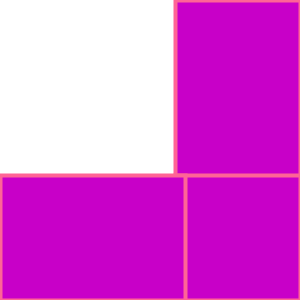
Frame 1 (no input)
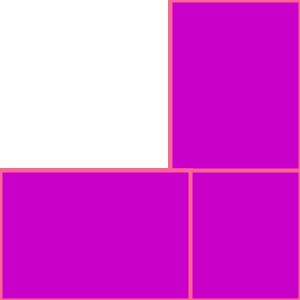
Frame 60 (the mouse pressed at the canvas centre just before this capture)
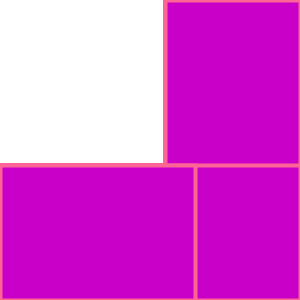
Frame 120 (the mouse held since frame 60 and released just before this capture)

The Processing sketch that drew these frames (run headless with seeded random() and noise(); from frame 60 on, the mouse is pressed at the canvas centre):

// Processing sketch: Tuprak41_no_a_b_c_hal20
// ── Tuprak41_no_a_b_c_hal20.pde

void setup(){
  size(300,300);
  background(255);
}
void draw(){
  int d;

//jawaban a
d = second();
strokeWeight(4);
stroke(350,100,150);
fill(200,0,200);
rect(300,0,30-5*d,30+d*5);

//jawaban b
d = second();
strokeWeight(4);
stroke(350,100,150);
fill(200,0,200);
rect(300,300,30-5*d,30-d*5);

//jawaban c
d = second();
strokeWeight(4);
stroke(350,100,150);
fill(200,0,200);
rect(0,300,30+5*d,30-d*5);


}
